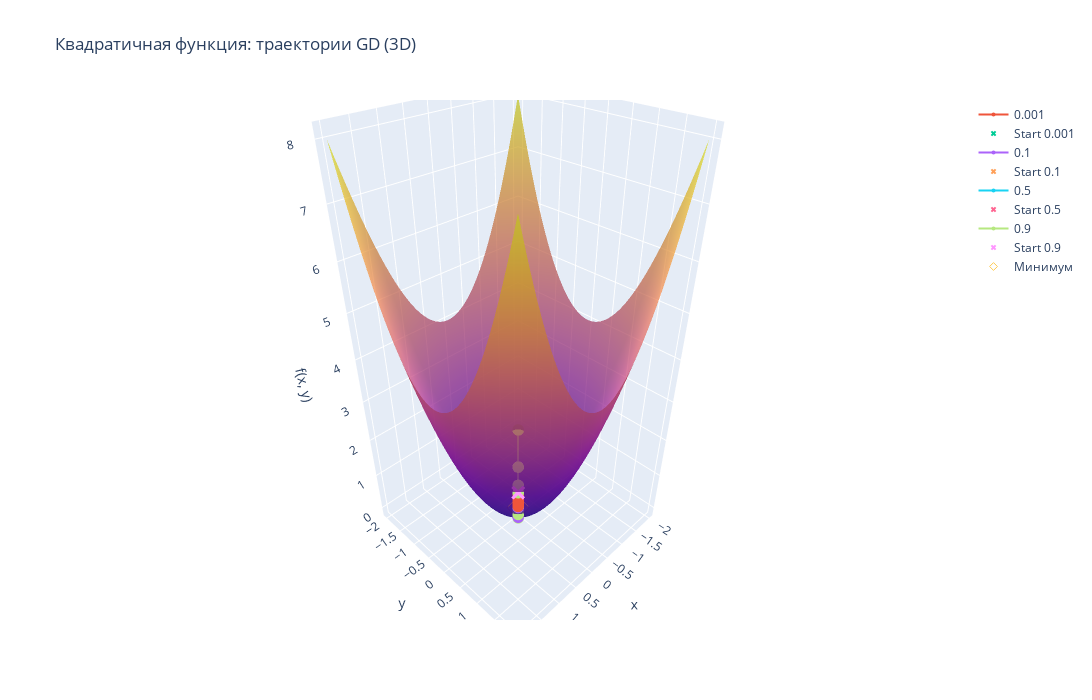
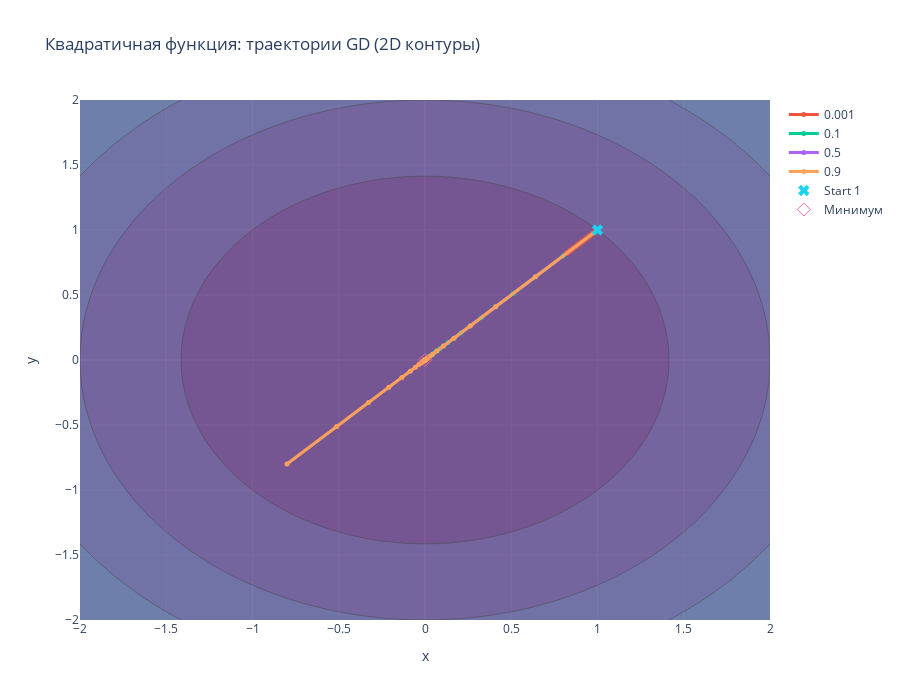

Notebook source saved alongside these figures, in order:
### Code cell
plot_gd_3d(
    x_range=x_range,
    y_range=y_range,
    Z=Z,
    loss_fn=quadratic_loss,
    history_dict=results_lr_quadr,
    title="Квадратичная функция: траектории GD (3D)",
    min_point=(0.0, 0.0)
)

plot_gd_2d(
    x_range=x_range,
    y_range=y_range,
    Z=Z,
    history_dict=results_lr_quadr,
    title="Квадратичная функция: траектории GD (2D контуры)",
    start_points=[initial_point],
    min_point=(0.0, 0.0),
    contour_kwargs=dict(
        colorscale='Viridis',
        showscale=False,
        contours=dict(start=0, end=30, size=2),
        opacity=0.7
    )
)
